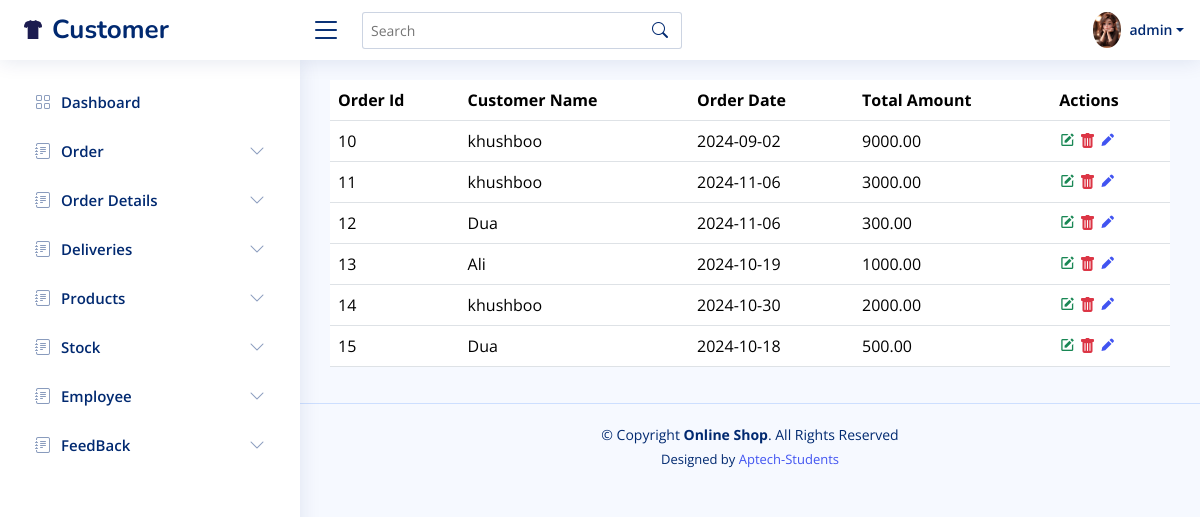
/online_shop/admin/view-orders.php (signed in), run on the app's committed database.
### tables this page shows
CREATE TABLE `orders` (
  `order_id` int(11) NOT NULL,
  `customer_id` int(11) DEFAULT NULL,
  `order_date` date DEFAULT NULL,
  `totalAmount` decimal(10,2) DEFAULT NULL
);

CREATE TABLE `customers` (
  `customer_id` int(11) NOT NULL,
  `firstname` varchar(50) DEFAULT NULL,
  `lastname` varchar(50) DEFAULT NULL,
  `email` varchar(100) DEFAULT NULL,
  `password` varchar(300) NOT NULL,
  `phone` varchar(15) DEFAULT NULL,
  `address` text DEFAULT NULL,
  `pic` varchar(500) NOT NULL
);

### online_shop/admin/view-orders.php (the view, shortened to what this page needs)
<?php include "header.php"; ?>
<?php
include "config.php";
$sql = "SELECT
            o.order_id,
            o.customer_id,
            o.order_date,
            o.totalAmount,
            c.firstname
        FROM
            orders o
        LEFT JOIN
            customers c ON o.customer_id = c.customer_id";
$res = mysqli_query($conn, $sql);
?>
<table class="table">
  <thead>
    <tr>
      <th scope="col">Order Id</th>
      <th scope="col">Customer Name</th>
      <th scope="col">Order Date</th>
      <th scope="col">Total Amount</th>
      <th scope="col">Actions</th>
    </tr>
  </thead>
  <tbody>
    <?php
    while ($data = mysqli_fetch_array($res)) {
    ?>
      <tr>
        <td><?php echo $data['order_id']; ?></td>
        <td><?php echo $data['firstname'] ?></td>
        <td><?php echo $data['order_date']; ?></td>
        <td><?php echo $data['totalAmount']; ?></td>
        <td>
          <a href="update-order.php?id=<?php echo $data['order_id'] ?>"><i class="bx bxs-edit text-success"></i></a>
          <a href="function.php?orderid=<?php echo $data['order_id'] ?>"><i class="bi bi-trash-fill text-danger"></i></a>
          <a href="add-order.php"> <i class="bx bxs-pencil"></i></a>
        </td>
      </tr>
    <?php
    }
    ?>
  </tbody>
</table>
<?php include "footer.php"; ?>

### online_shop/admin/header.php (shortened to what this page needs)
<!DOCTYPE html>
<html lang="en">
<head>
  <link href="assets/vendor/bootstrap/css/bootstrap.min.css" rel="stylesheet">
  <link href="assets/vendor/bootstrap-icons/bootstrap-icons.css" rel="stylesheet">
  <link href="assets/vendor/boxicons/css/boxicons.min.css" rel="stylesheet">
  <link href="assets/vendor/quill/quill.snow.css" rel="stylesheet">
  <link href="assets/vendor/quill/quill.bubble.css" rel="stylesheet">
  <link href="assets/vendor/remixicon/remixicon.css" rel="stylesheet">
  <link href="assets/vendor/simple-datatables/style.css" rel="stylesheet">
  <link href="assets/css/style.css" rel="stylesheet">
</head>
<body>
  <header id="header" class="header fixed-top d-flex align-items-center">
    <div class="d-flex align-items-center justify-content-between">
      <a href="index.html" class="logo d-flex align-items-center">
        <img src="./images/logo2.png" alt="">
        <span class="d-none d-lg-block">Customer</span>
      </a>
      <i class="bi bi-list toggle-sidebar-btn"></i>
    </div>
    <div class="search-bar">
      <form class="search-form d-flex align-items-center" method="POST" action="#">
        <input type="text" name="query" placeholder="Search" title="Enter search keyword">
        <button type="submit" title="Search"><i class="bi bi-search"></i></button>
      </form>
    </div>
    <nav class="header-nav ms-auto">
      <ul class="d-flex align-items-center">
        <li class="nav-item dropdown pe-3">
          <a class="nav-link nav-profile d-flex align-items-center pe-0" href="#" data-bs-toggle="dropdown">
            <img src="<?php if (isset($_SESSION['userpic'])) {
                        echo $_SESSION['userpic'];
                      } ?>" alt="Profile" class="rounded-circle">
            <span class="d-none d-md-block dropdown-toggle ps-2"><?php if (isset($_SESSION['username'])) {
                                                                    echo $_SESSION['username'];
                                                                  } ?></span>
          </a>
        </li>
      </ul>
    </nav>
  </header>
  <aside id="sidebar" class="sidebar">
    <ul class="sidebar-nav" id="sidebar-nav">
      <li class="nav-item">
        <a class="nav-link collapsed" href="dashboard.php">
          <i class="bi bi-grid"></i>
          <span>Dashboard</span>
        </a>
      </li>
      <li class="nav-item">
        <a class="nav-link collapsed" data-bs-target="#emp-nav" data-bs-toggle="collapse" href="">
          <i class="bi bi-journal-text"></i><span>Order</span><i class="bi bi-chevron-down ms-auto"></i>
        </a>
      </li>
      <li class="nav-item">
        <a class="nav-link collapsed" data-bs-target="#de-nav" data-bs-toggle="collapse" href="#">
          <i class="bi bi-journal-text"></i><span>Order Details</span><i class="bi bi-chevron-down ms-auto"></i>
        </a>
      </li>
      <li class="nav-item">
        <a class="nav-link collapsed" data-bs-target="#pat-nav" data-bs-toggle="collapse" href="#">
          <i class="bi bi-journal-text"></i><span>Deliveries</span><i class="bi bi-chevron-down ms-auto"></i>
        </a>
      </li>
      <li class="nav-item">
        <a class="nav-link collapsed" data-bs-target="#dis-nav" data-bs-toggle="collapse" href="#">
          <i class="bi bi-journal-text"></i><span>Products</span><i class="bi bi-chevron-down ms-auto"></i>
        </a>
      </li>
      <li class="nav-item">
        <a class="nav-link collapsed" data-bs-target="#st-nav" data-bs-toggle="collapse" href="#">
          <i class="bi bi-journal-text"></i><span>Stock</span><i class="bi bi-chevron-down ms-auto"></i>
        </a>
      </li>
      <li class="nav-item">
        <a class="nav-link collapsed" data-bs-target="#eyee-nav" data-bs-toggle="collapse" href="#">
          <i class="bi bi-journal-text"></i><span>Employee</span><i class="bi bi-chevron-down ms-auto"></i>
        </a>
      </li>
      <li class="nav-item">
        <a class="nav-link collapsed" data-bs-target="#feed" data-bs-toggle="collapse" href="#">
          <i class="bi bi-journal-text"></i><span>FeedBack</span><i class="bi bi-chevron-down ms-auto"></i>
        </a>
      </li>
  </aside>
  <main id="main" class="main">

### online_shop/admin/footer.php (shortened to what this page needs)
</main>
<footer id="footer" class="footer">
  <div class="copyright">
    &copy; Copyright <strong><span>Online Shop</span></strong>. All Rights Reserved
  </div>
  <div class="credits">
    Designed by <a href="">Aptech-Students</a>
  </div>
</footer>
</body>
</html>

### online_shop/admin/assets/css/style.css (style rules this page uses)
:root { scroll-behavior: smooth; }
body { font-family: "Open Sans", sans-serif; background: #f6f9ff; color: #444444; }
a { color: #4154f1; text-decoration: none; }
#main { margin-top: 60px; padding: 20px 30px; transition: all 0.3s; }
.logo { line-height: 1; }
@media (min-width: 1200px) { .logo { width: 280px; } }
.logo img { max-height: 26px; margin-right: 6px; }
.logo span { font-size: 26px; font-weight: 700; color: #012970; font-family: "Nunito", sans-serif; }
.header { transition: all 0.5s; z-index: 997; height: 60px; box-shadow: 0px 2px 20px rgba(1, 41, 112, 0.1); background-color: #fff; padding-left: 20px; }
.header .toggle-sidebar-btn { font-size: 32px; padding-left: 10px; cursor: pointer; color: #012970; }
.header .search-bar { min-width: 360px; padding: 0 20px; }
.header .search-form { width: 100%; }
.header .search-form input { border: 0; font-size: 14px; color: #012970; border: 1px solid rgba(1, 41, 112, 0.2); padding: 7px 38px 7px 8px; border-radius: 3px; transition: 0.3s; width: 100%; }
.header .search-form button { border: 0; padding: 0; margin-left: -30px; background: none; }
.header .search-form button i { color: #012970; }
.header-nav ul { list-style: none; }
.header-nav>ul { margin: 0; padding: 0; }
.header-nav .nav-profile { color: #012970; }
.header-nav .nav-profile img { max-height: 36px; }
.header-nav .nav-profile span { font-size: 14px; font-weight: 600; }
.sidebar { position: fixed; top: 60px; left: 0; bottom: 0; width: 300px; z-index: 996; transition: all 0.3s; padding: 20px; overflow-y: auto; scrollbar-width: thin; scrollbar-color: #aab7cf transparent; box-shadow: 0px 0px 20px rgba(1, 41, 112, 0.1); background-color: #fff; }
@media (min-width: 1200px) { #main, #footer { margin-left: 300px; } }
.sidebar-nav { padding: 0; margin: 0; list-style: none; }
.sidebar-nav li { padding: 0; margin: 0; list-style: none; }
.sidebar-nav .nav-item { margin-bottom: 5px; }
.sidebar-nav .nav-link { display: flex; align-items: center; font-size: 15px; font-weight: 600; color: #4154f1; transition: 0.3; background: #f6f9ff; padding: 10px 15px; border-radius: 4px; }
.sidebar-nav .nav-link i { font-size: 16px; margin-right: 10px; color: #4154f1; }
.sidebar-nav .nav-link.collapsed { color: #012970; background: #fff; }
.sidebar-nav .nav-link.collapsed i { color: #899bbd; }
.sidebar-nav .nav-link .bi-chevron-down { margin-right: 0; transition: transform 0.2s ease-in-out; }
.footer { padding: 20px 0; font-size: 14px; transition: all 0.3s; border-top: 1px solid #cddfff; }
.footer .copyright { text-align: center; color: #012970; }
.footer .credits { padding-top: 5px; text-align: center; font-size: 13px; color: #012970; }

### data on the page
orders: order_id "10", customer.firstname "khushboo", order_date "2024-09-02", totalAmount "9000.00"
orders: order_id "11", customer.firstname "khushboo", order_date "2024-11-06", totalAmount "3000.00"
orders: order_id "12", customer.firstname "Dua", order_date "2024-11-06", totalAmount "300.00"
orders: order_id "13", customer.firstname "Ali", order_date "2024-10-19", totalAmount "1000.00"
orders: order_id "14", customer.firstname "khushboo", order_date "2024-10-30", totalAmount "2000.00"
orders: order_id "15", customer.firstname "Dua", order_date "2024-10-18", totalAmount "500.00"

### other printed values
$_SESSION['username'] "admin"
